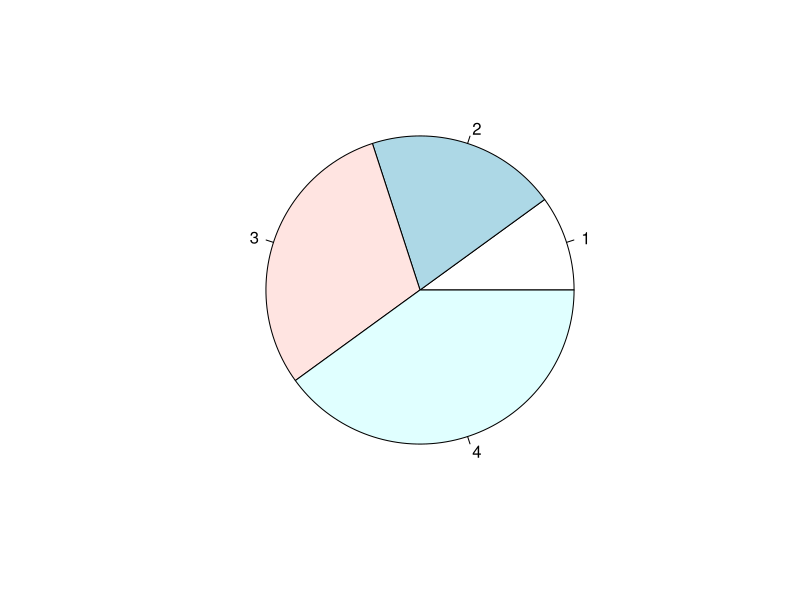
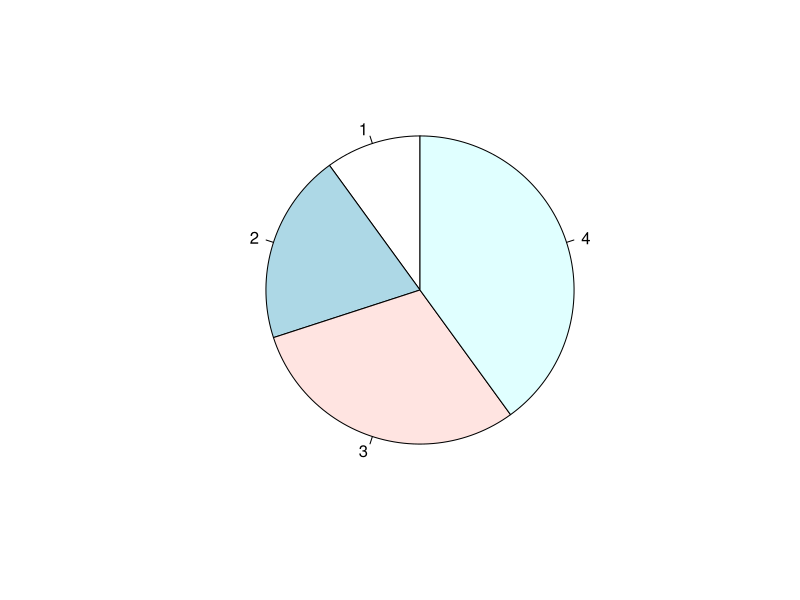
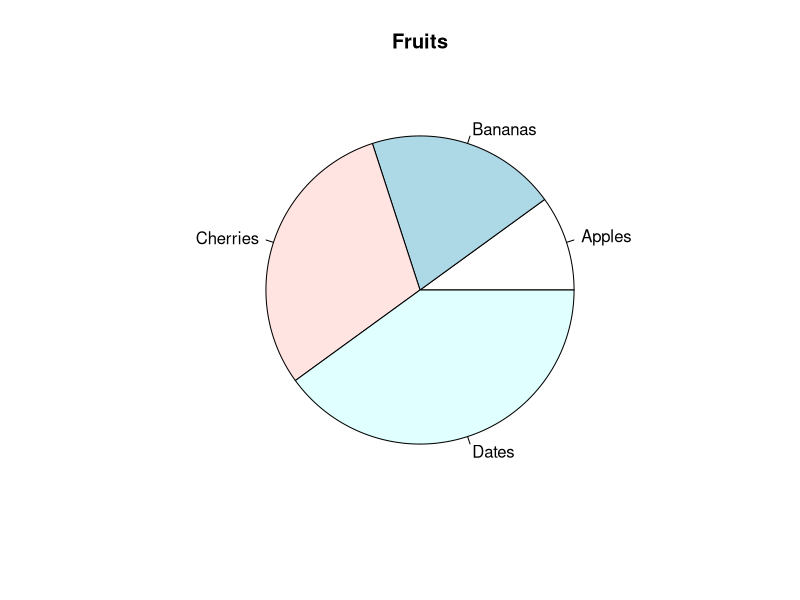
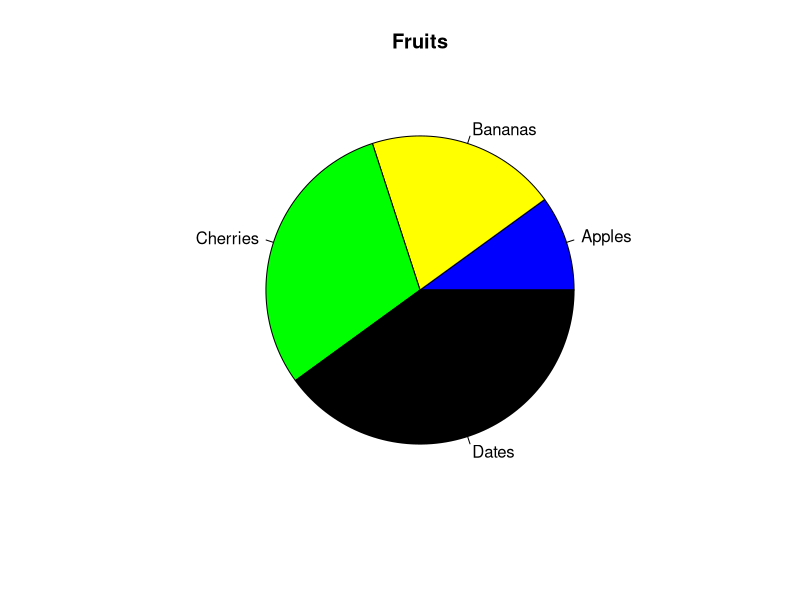
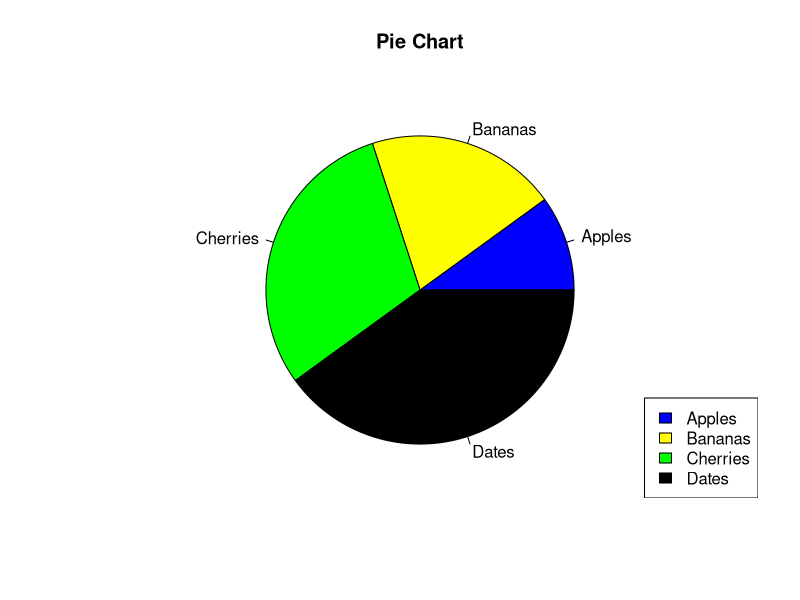

Write the R code that produced these figures, in order.
# Create a vector of pies
x <- c(10,20,30,40)

# Display the pie chart
pie(x)

# Create a vector of pies
x <- c(10,20,30,40)

# Display the pie chart and start the first pie at 90 degrees
pie(x, init.angle = 90) 


# Create a vector of pies
x <- c(10,20,30,40)

# Create a vector of labels
mylabel <- c("Apples", "Bananas", "Cherries", "Dates")

# Display the pie chart with labels
pie(x, label = mylabel, main = "Fruits") 


# Create a vector of colors
colors <- c("blue", "yellow", "green", "black")

# Display the pie chart with colors
pie(x, label = mylabel, main = "Fruits", col = colors) 


# Create a vector of labels
mylabel <- c("Apples", "Bananas", "Cherries", "Dates")

# Create a vector of colors
colors <- c("blue", "yellow", "green", "black")

# Display the pie chart with colors
pie(x, label = mylabel, main = "Pie Chart", col = colors)

# Display the explanation box
legend("bottomright", mylabel, fill = colors)